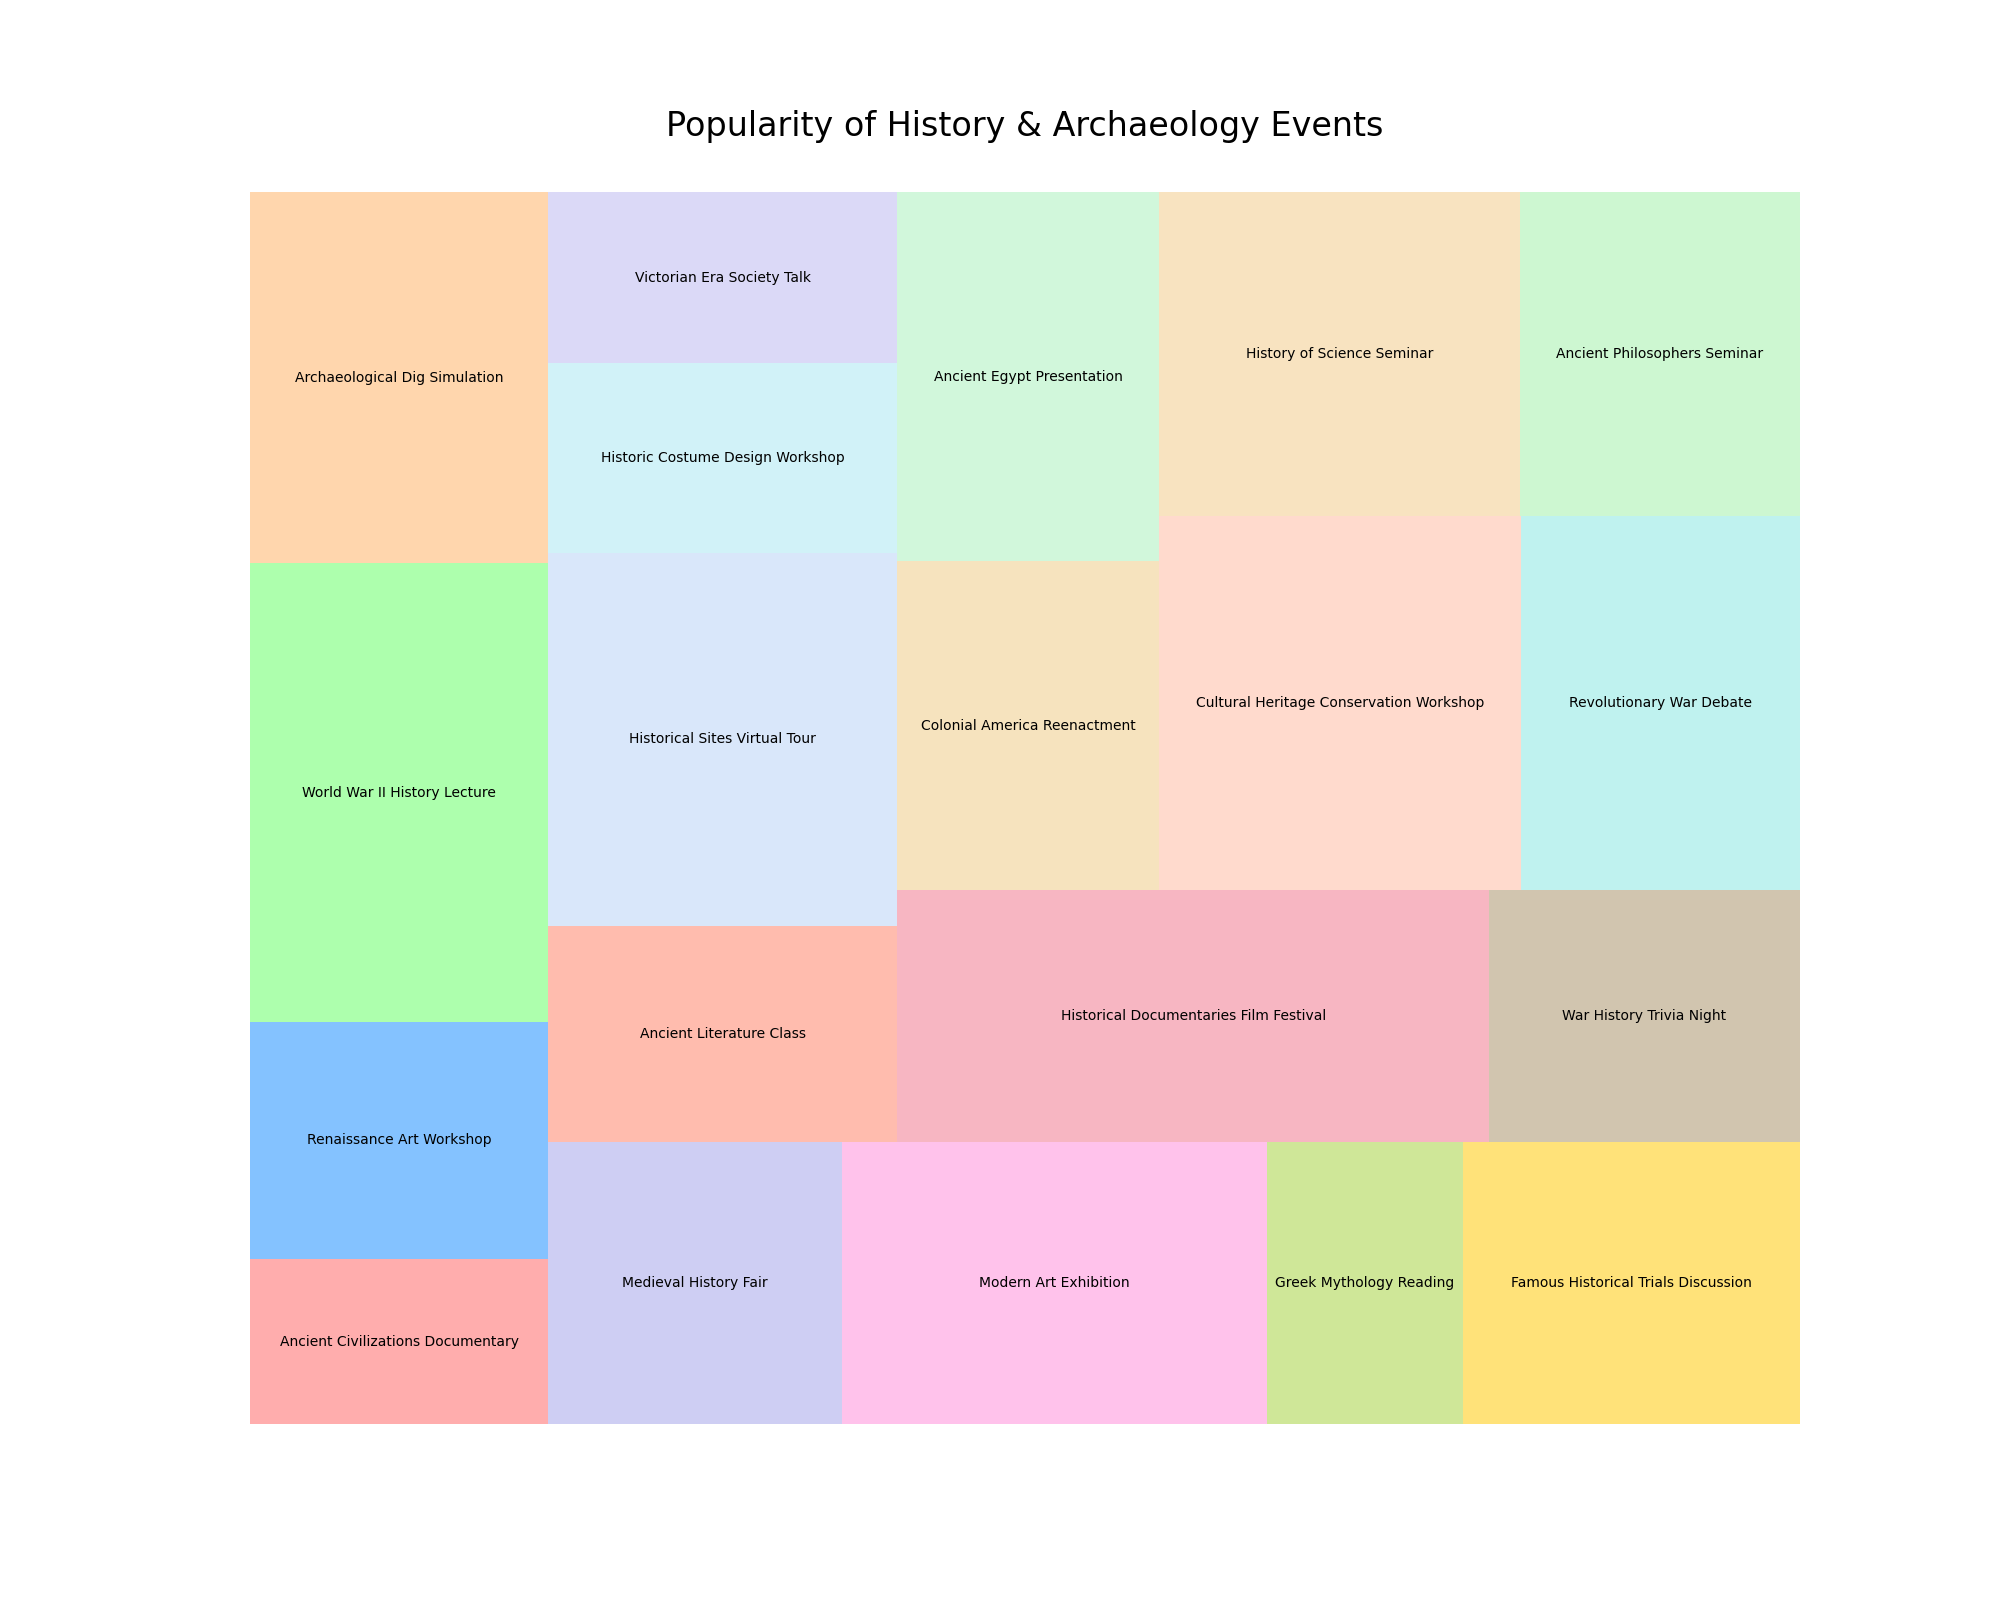

Here is the Python script that generated this plot:

import matplotlib.pyplot as plt
import pandas as pd
import squarify

data = {
    'Topic': ['Ancient Civilizations Documentary', 'Renaissance Art Workshop', 'World War II History Lecture', 'Archaeological Dig Simulation', 'Medieval History Fair', 
              'Modern Art Exhibition', 'Greek Mythology Reading', 'Famous Historical Trials Discussion', 'Ancient Literature Class', 'Historical Sites Virtual Tour', 
              'Historic Costume Design Workshop', 'Victorian Era Society Talk', 'Historical Documentaries Film Festival', 'War History Trivia Night', 'Colonial America Reenactment', 
              'Ancient Egypt Presentation', 'Cultural Heritage Conservation Workshop', 'Revolutionary War Debate', 'History of Science Seminar', 'Ancient Philosophers Seminar'],
    'Views': [3200, 4600, 8900, 7200, 5400, 
              7800, 3600, 6200, 4900, 8500,
              4300, 3900, 9700, 5100, 5600,
              6300, 8800, 6800, 7600, 5900]
}

df = pd.DataFrame(data)

plt.figure(figsize=(20,16))

colors = ['#ff9999','#66b3ff','#99ff99','#ffcc99','#c2c2f0', 
          '#ffb3e6','#c4e17f','#ffdb58','#ffab9a','#d0e1f9',
          '#c6eff7','#d2d0f5','#f6a4b3','#c6b79b','#f4dcae',
          '#c6f5d3','#ffd1c1','#b0efeb','#f7dcb1','#c1f5c6']

squarify.plot(sizes=df['Views'], label=df['Topic'], color=colors, alpha=0.8)

plt.title('Popularity of History & Archaeology Events', fontsize=24, pad=40)
plt.axis('off')

plt.show()
